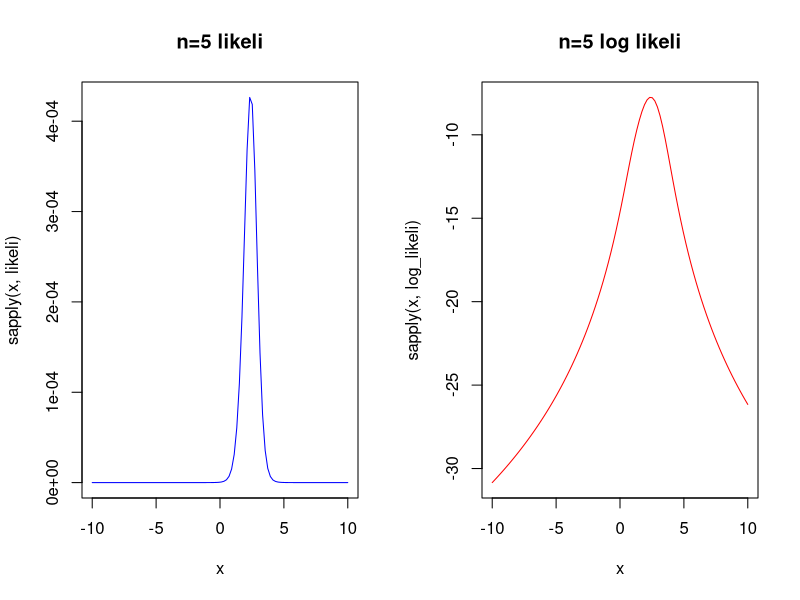
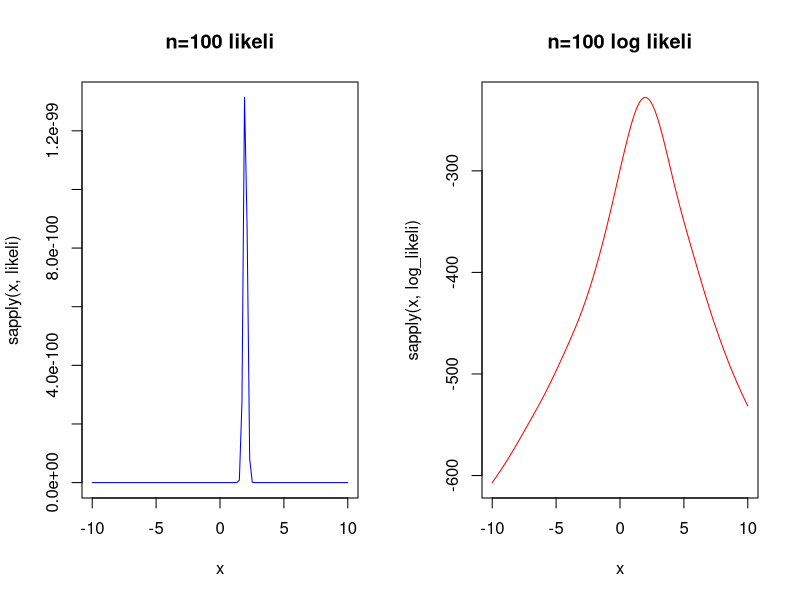
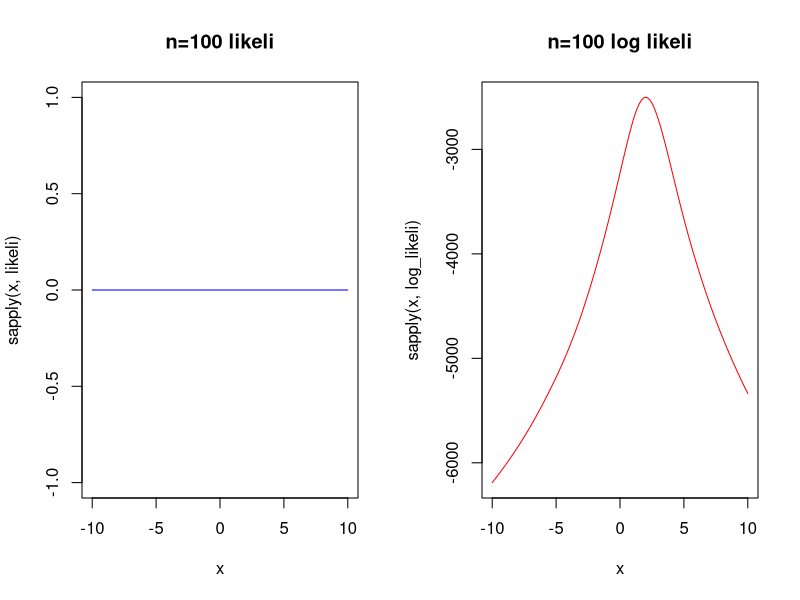

These figures' R source, in order:
## ---- chunk 1
data <- rcauchy(5,location=2,scale=1)
likeli <- function(t)
  prod(dcauchy(data,t,1))

log_likeli <- function(t)
  sum(dcauchy(data,t,1,log=TRUE))

x <- seq(-10,10,length=100)
par(mfrow=c(1,2))
plot(x,sapply(x,likeli),type="l",col="blue",main="n=5 likeli")
plot(x,sapply(x,log_likeli),type="l",col="red",main="n=5 log likeli")

## ---- chunk 2
data <- rcauchy(100,location=2,scale=1)
likeli <- function(t)
  prod(dcauchy(data,t,1))

log_likeli <- function(t)
  sum(dcauchy(data,t,1,log=TRUE))

x <- seq(-10,10,length=100)
par(mfrow=c(1,2))
plot(x,sapply(x,likeli),type="l",col="blue",main="n=100 likeli")
plot(x,sapply(x,log_likeli),type="l",col="red",main="n=100 log likeli")
## ---- chunk 3
data <- rcauchy(1000,location=2,scale=1)
likeli <- function(t)
  prod(dcauchy(data,t,1))

log_likeli <- function(t)
  sum(dcauchy(data,t,1,log=TRUE))

x <- seq(-10,10,length=100)
par(mfrow=c(1,2))
plot(x,sapply(x,likeli),type="l",col="blue",main="n=100 likeli")
plot(x,sapply(x,log_likeli),type="l",col="red",main="n=100 log likeli")
## ---- chunk 4
library(MASS)
data <- read.csv("artificialdata.csv")$x 

log_likeli <- function(t)
  sum(dcauchy(data,t,1,log=TRUE))

ml1 = fitdistr(data,"cauchy",hessian=TRUE)
ml2 = optim(3,function(t) -log_likeli(t),hessian=TRUE,method="BFGS")

ml1$estimate[1]
ml2$par
ml2$hessian
